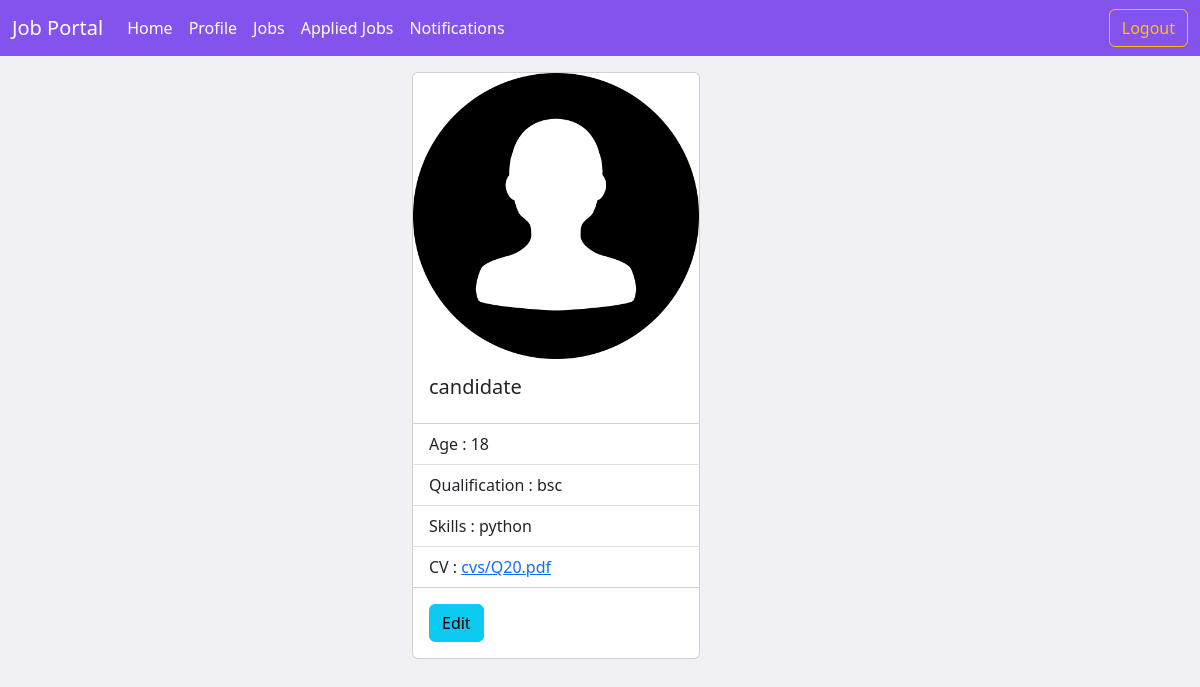
Screenshot of /candidate/profile/detail (signed in) with the database file from the repository.
### users/models.py (models this page shows, shortened)
class User(AbstractUser):
    phone = models.CharField(max_length=12)
    options = (
        ("employer", "employer"),
        ("candidate", "candidate")
    )
    role = models.CharField(max_length=12, choices=options, default="candidate")

### candidate/models.py (models this page shows)
class CandidateProfile(models.Model):
    user = models.OneToOneField(User, on_delete=models.CASCADE, related_name="candidates")
    profile_pic = models.ImageField(upload_to="profile")
    qualification = models.CharField(max_length=120)
    age = models.PositiveIntegerField(default=17)
    skills = models.CharField(max_length=120, null=True)
    cv = models.FileField(upload_to="cvs", null=True)

### candidate/views.py (the view)
# urls.py: path("profile/detail", views.CandidateProfileDetailView.as_view(), name="cand-profdetail"),
@method_decorator(signin_required, name="dispatch")
class CandidateProfileDetailView(TemplateView):
    template_name = "cand-myprofile.html"

### candidate/templates/cand-myprofile.html
{%extends 'base_cand.html'%}
{%block body_block%}
<div class="container-fluid mt-3">
    <div class="row">
        <div class="col-4"></div>
        <div class="col-4">
            <div class="card" style="width: 18rem;">
                <img src="{{request.user.candidates.profile_pic.url}}" class="card-img-top" alt="...">
                <div class="card-body">
                    <h5 class="card-title">{{request.user}}</h5>
                </div>
                <ul class="list-group list-group-flush">
                    <li class="list-group-item">Age : {{request.user.candidates.age}}</li>
                    <li class="list-group-item">Qualification : {{request.user.candidates.qualification}}</li>
                    <li class="list-group-item">Skills : {{request.user.candidates.skills}}</li>
                    <li class="list-group-item">CV : <a href="{{request.user.candidates.cv.url}}">{{request.user.candidates.cv}}</a></li>
                </ul>
                <div class="card-body">
                    <a href="{%url 'cand-profupdate' request.user.candidates.id%}" class="card-link btn btn-info">Edit</a>
                </div>
            </div>
        </div>
        <div class="col-4"></div>
    </div>
</div>
{%endblock%}

### users/static/css/style.css (style rules this page uses)
body { height:100vh; background-color:#f1f0f5; }

### rows the page displays
User: user.candidates.profile_pic (placeholder picture), user "candidate", user.candidates.age "18", user.candidates.qualification "bsc", user.candidates.skills "python", user.candidates.cv "cvs/Q20.pdf"
